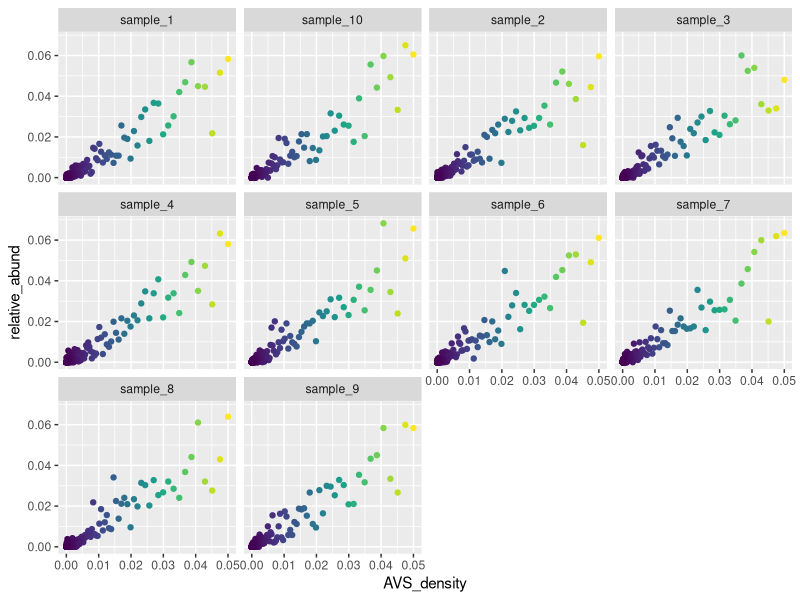

Recreate this plot in R. (Note: this script raises an error after producing the figure.)
## ---- chunk 1
knitr::opts_chunk$set(echo = TRUE)
## ---- chunk 2
library(tidyverse)
library(viridis)
## ---- chunk 3

create.a.composition <- function(S, abund_rel_dominante_sp = 0.05){
  dnbinom(x = seq(0, S-1, by=1), size = 1, prob = abund_rel_dominante_sp)
}

create.a.composition(S = 100) %>%
  sum

## ---- chunk 4
simulate.sampling <- function(AVS_density, n_samples = 10, samples_sizes = 1000) {
  
  # Number of ASV
  S <- length(AVS_density)
  
  # Normalize (in case not already done)
  prob_vector <- AVS_density / sum(AVS_density)
  
  # Sample n_samples times from the multinomial distribution
  sample_matrix <- rmultinom(n = n_samples, 
                             size = samples_sizes, 
                             prob = prob_vector)
  
  # Add names
  rownames(sample_matrix) <- paste0("ASV_", 1:S)
  colnames(sample_matrix) <- paste0("sample_", 1:n_samples)
  
  simulation_object = list(AVS_density = AVS_density, sample_matrix = sample_matrix)
  return(simulation_object)
}

## ---- chunk 5
amplify.samples <- function(simulation_object, n_cycles = 20){
  S <- length(simulation_object[["AVS_density"]])
  sample_matrix <- simulation_object[["sample_matrix"]]
  
  # ASV specific amplification factor
  amplification_df <- data.frame(amplification_factors = runif(n = S, min=1.9, max= 2),
                                AVS_density = simulation_object[["AVS_density"]],
                                ASV = paste0("ASV_", 1:S))
  
  sample_matrix %>%
    as.data.frame %>%
    rownames_to_column("ASV") %>%
    pivot_longer(-ASV, names_to = "samples", values_to = "reads") %>%
    left_join(amplification_df, by ="ASV") %>%
    mutate(reads = reads*(amplification_factors^n_cycles)) %>%
    dplyr::select(-c(amplification_factors, AVS_density)) %>%
    pivot_wider(names_from = "samples", values_from = "reads") %>%
    column_to_rownames("ASV") -> amplified_matrix
  
   simulation_object <- list(sample_matrix = sample_matrix,
                            amplification_df = amplification_df,
                            amplified_matrix = amplified_matrix)
   
   return(simulation_object)
}

## ---- chunk 6
simulate.sequencing <- function(simulation_object,
                                target_depth = 5000,
                                depth_variation = 0.1,
                                dropout_threshold = 5) {
  
  amplified_matrix <- simulation_object[["amplified_matrix"]]
  n_samples <- ncol(amplified_matrix)
  S <- nrow(simulation_object[["amplification_df"]])
 
  
  sequenced_matrix <- matrix(0, nrow = S, ncol = n_samples)
  rownames(sequenced_matrix) <- rownames(amplified_matrix)
  colnames(sequenced_matrix) <- colnames(amplified_matrix)
  for(sample_idx in 1:n_samples) {
    
    # Variable sequencing depth per sample
    actual_depth <- round(rnorm(1, mean = target_depth, sd = target_depth * depth_variation))
    actual_depth <- max(500, actual_depth)  # minimum depth
    actual_depth
    
    # Get relative abundances from amplified pool
    total_molecules <- sum(amplified_matrix[, sample_idx])
    prob_vector <- amplified_matrix[, sample_idx] / total_molecules
    
    # Multinomial sampling (sequencing is random sampling from the pool)
    sequenced_counts <- rmultinom(1, size = actual_depth, prob = prob_vector)
    
    # Apply dropout: species below threshold are randomly lost
    # low_abundance <- sequenced_counts < dropout_threshold
    # dropout_mask <- low_abundance & (runif(S) < 0.3)  # 30% chance of dropout
    # sequenced_counts[dropout_mask] <- 0
    
    sequenced_matrix[, sample_idx] <- sequenced_counts
  }
  
  simulation_object[["sequenced_matrix"]] <- sequenced_matrix
  
  return(simulation_object)
}
## ---- chunk 7
create.a.composition(S = 200) %>%
  simulate.sampling(AVS_density = ., n_samples = 10, samples_sizes = 1000) %>%
  amplify.samples(simulation_object = ., n_cycles = 20) %>%
  simulate.sequencing(simulation_object = ., target_depth = 5000, depth_variation = 0.1) -> simulation1
simulation1$sequenced_matrix[,3] %>% table
  
## ---- chunk 8
simulation1$sequenced_matrix %>%
  as.data.frame() %>%
  rownames_to_column("ASV") %>%
  left_join(simulation1$amplification_df, by ="ASV") %>%
  pivot_longer(-c(ASV,amplification_factors, AVS_density), names_to = "samples", values_to = "reads") %>%
  group_by(samples) %>%
  mutate(relative_abund = reads/sum(reads)) -> relative_abund_df
  
## ---- chunk 9
relative_abund_df %>%
  ggplot() +
  geom_point(aes(AVS_density,relative_abund , col = log1p(AVS_density))) +
  facet_wrap(~samples)+
  theme(legend.position = "none")+ 
  scale_color_viridis(discrete = F)
## ---- chunk 10
duplicate_sample <- function(abundance_values) {
  abundance_values %>%
    rep(x = ., n_samples)
}

amplify_sample <- function(a_sample, n_cycles) {
  if (n_cycles < 0) { stop("'n_cycles' must be >= 0") }
  if (n_cycles > 50) { stop("'n_cycles' is too large") }
  tibble(reads = a_sample) %>%
    mutate(scalling_factor = runif(n = length(abundances), min = 1, max = 2),
           reads = round(reads * (scalling_factor ** n_cycles))) %>%
    select(reads) %>%
    as.data.frame()
}

sequence_sample <- function(a_sample, n_reads) {
  a_sample %>%
    as.data.frame() %>%
    vegan::rrarefy(sample = n_reads) %>%
    t() %>%
    as_tibble() %>%
    rownames_to_column(var = "species")
}

compute_stats <- function(many_samples, n_cycles) {
  many_samples %>%
    mutate(n_cycles = n_cycles) %>%
    group_by(n_cycles, species) %>%
    summarise(mean = mean(reads),
              variance = var(reads),
              .groups = "drop")
}
str(temp)
process_sample <- function(n_cycles) {
  a_sample %>%
    duplicate_sample %>%
    purrr::modify(amplify_sample, n_cycles = n_cycles) %>%
    purrr::map_dfr(sequence_sample, n_reads = n_reads) %>%
    compute_stats(n_cycles = n_cycles)
}

replicate_study <- function(n_cycles, n_replicates) {
  n_replicates %>%
    seq(from = 1, to = .) %>%
    purrr::imap_dfr(~ process_sample(n_cycles = n_cycles),
                    .id = "replicate")
}
## ---- chunk 11
S =4
scalling_factor <- runif(n = S, min = 1, max = 2)
abundances <- rlnorm(n = S)
hist(abundances, breaks = 20)
a_sample <- list(reads = abundances)
n_samples <- 79
n_reads <- 200
n_replicates <- 10

abundances %>%
  rep(x = ., n_samples)
## ---- chunk 12
replicate_study(n_cycles = 0, n_replicates = n_replicates) -> metagenomics
replicate_study(n_cycles = 10, n_replicates = n_replicates) -> metabarcoding


bind_rows(metagenomics, metabarcoding) %>%
  ggplot(aes(x = log(mean), y = log(variance))) +
  geom_abline(aes(intercept = 0, slope = 1))+
  geom_abline(aes(intercept = 0, slope = 2))+
  geom_point() +
  geom_point(size = 2) +
  theme_bw(base_size = 16) +
  expand_limits(x = 0, y = 0)

